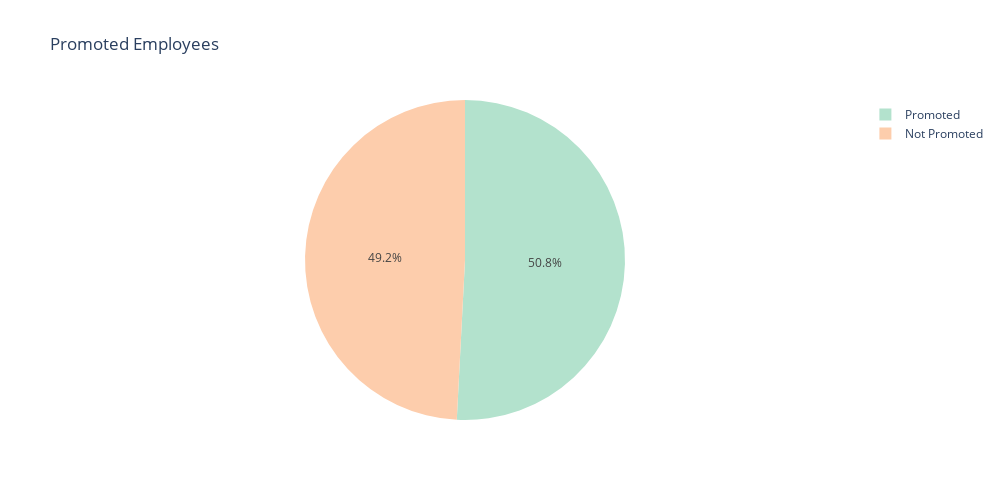

Notebook code for this chart:
### Code cell
# --- 3. Visualisasi Data ---
import plotly.express as px
promo = pd.DataFrame(balanced_df.is_promoted.value_counts())
promo.columns = ["Promoted"]
promo["Values"] = promo.index
promo["Values"] = promo["Values"].map({0: "Not Promoted", 1: "Promoted"})

fig = px.pie(
    promo,
    values="Promoted",
    names="Values",
    title="Promoted Employees",
    color_discrete_sequence=px.colors.qualitative.Pastel2
)

fig.update_layout(autosize=False, width=1000, height=500)
fig.show()

### Figure 1 — Plotly figure (JSON) as saved in the notebook; plotly's stock layout.template omitted (floating-point values rounded to 4 significant figures)
{"data": [{"domain": {"x": [0, 1], "y": [0, 1]}, "hovertemplate": "Values=%{label}<br>Promoted=%{value}<extra></extra>", "labels": ["Promoted", "Not Promoted"], "legendgroup": "", "name": "", "showlegend": true, "type": "pie", "values": [2674, 2588]}], "layout": {"autosize": false, "height": 500, "legend": {"tracegroupgap": 0}, "piecolorway": ["rgb(179,226,205)", "rgb(253,205,172)", "rgb(203,213,232)", "rgb(244,202,228)", "rgb(230,245,201)", "rgb(255,242,174)", "rgb(241,226,204)", "rgb(204,204,204)"], "title": {"text": "Promoted Employees"}, "width": 1000}}
